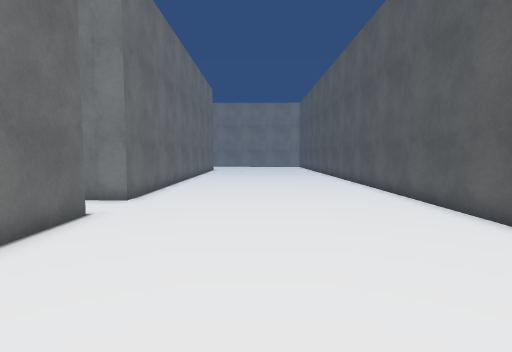
View 1 (above)

16 first-person views from a walk through a 3-D level made in the Unity game engine. The camera is 1.5 m above the floor, tilts 4° down and sees 80° across. The floor is counted in squares, 1 m on a side. Each view is taken from the middle of a square. On the plan, view 1 faces up. The plan holds only what a view shows up to about 15 squares ahead; the rest is blank. The place goes on beyond the plan. The player is left out. Some surface patterns are stand-ins.

View 2
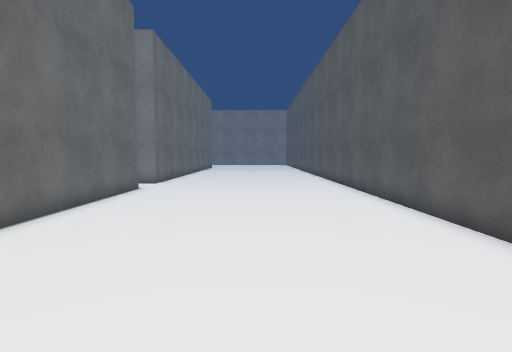

View 3
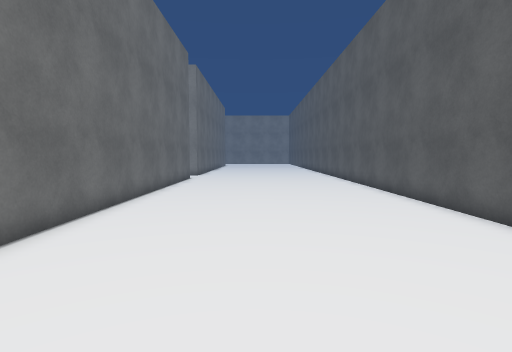

View 4
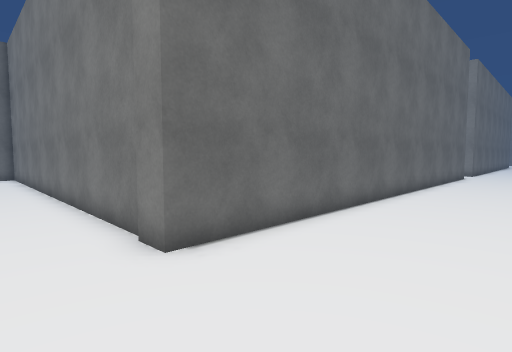

View 5
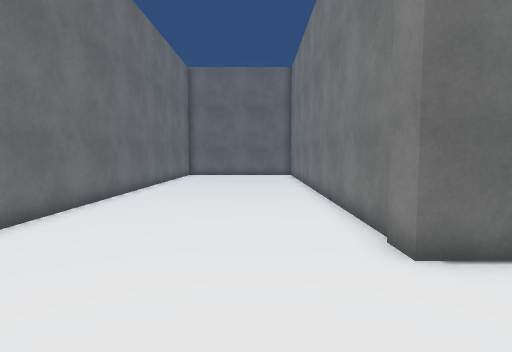

View 6
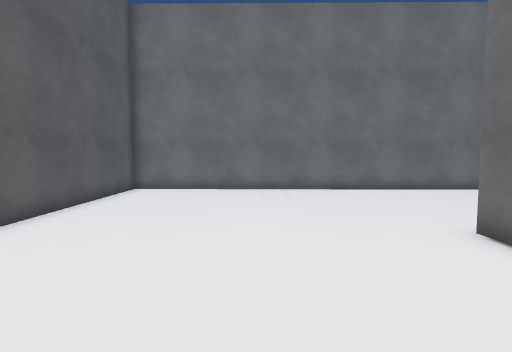

View 7
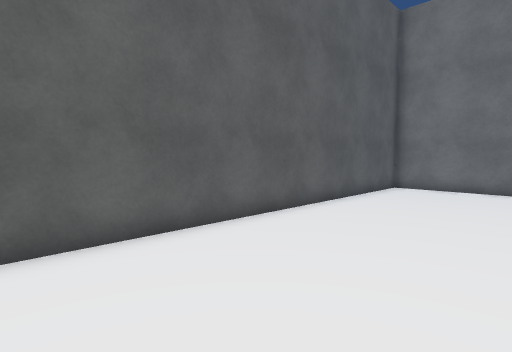

View 8
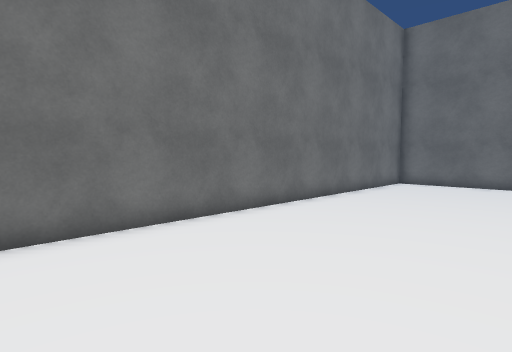

View 9
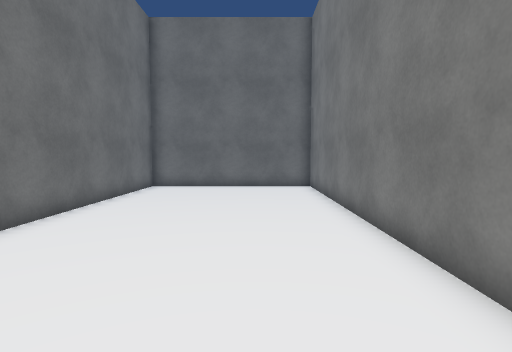

View 10
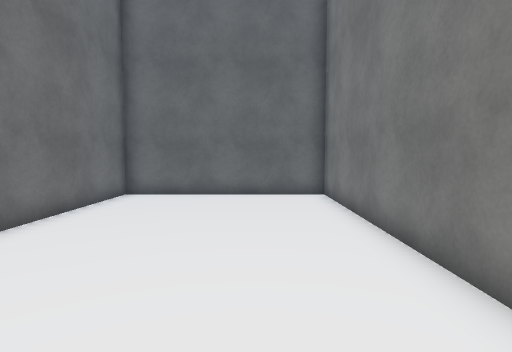

View 11
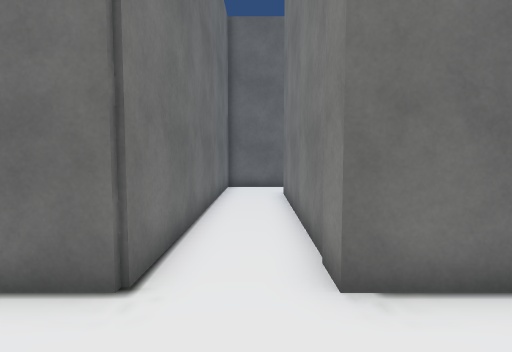

View 12
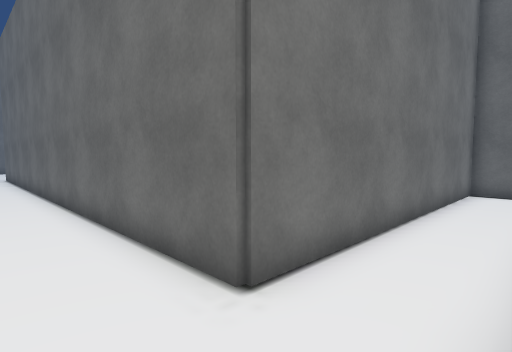

View 13
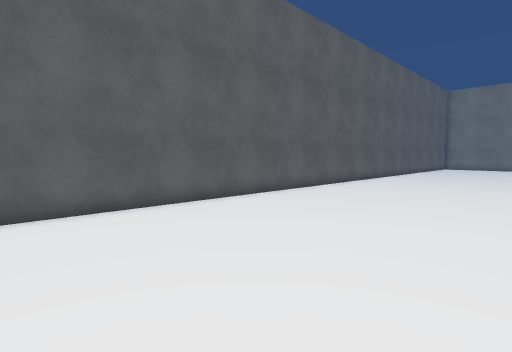

View 14
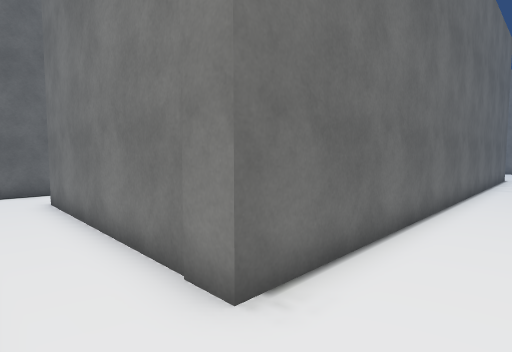

View 15
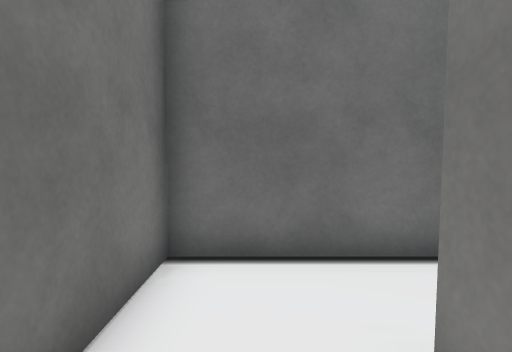

View 16
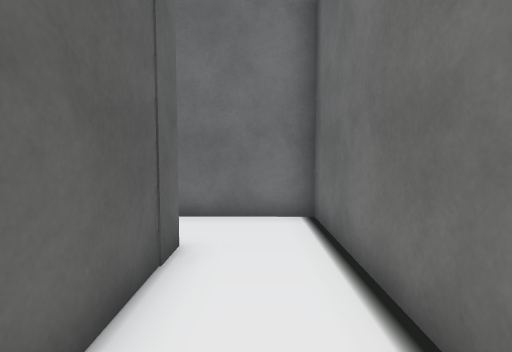

### Floor plan
Points are (right, up) in squares from view 1. A wall is a line through its corners. A room is listed if a view was taken in it or the views show most of it. See-through windows are left out.
Room 1 (views 1, 2, 3, 4, 5, 6, 7, 8, 9, 10, 11, 12, 13, 14)
walls: (-9.4, 7.6) (-4.2, 7.6) (-4.2, -12.6) (-22.5, -12.4) (-22.5, -19.9) (5.3, -20.3) (5.3, 15); (-4.2, 15.5) (-4.2, 10) (-9.5, 10.1)
ways out: opening at (-10, 9) to room 2
Room 2 (views 15, 16)
walls: (-15.4, 13.4) (-15.4, 7.7) (-9.4, 7.6); (-9.5, 10.1) (-12.7, 10.1) (-12.7, 13.6)
ways out: opening at (-10, 9) to room 1

Positions as (right, up) in squares from view 1, and headings:
1: (0, 0), facing up
2: (1, -6), facing up
3: (0, -12), facing up
4: (0, -15), facing up-left
5: (0, -15), facing left
6: (0, -7), facing down
7: (0, -6), facing down-right
8: (-6, -14), facing down-left
9: (-8, -15), facing left
10: (-11, -15), facing left
11: (-1, 9), facing left
12: (-2, 10), facing down-left
13: (-3, 15), facing down-right
14: (-2, 8), facing up-left
15: (-11, 9), facing left
16: (-14, 15), facing down
